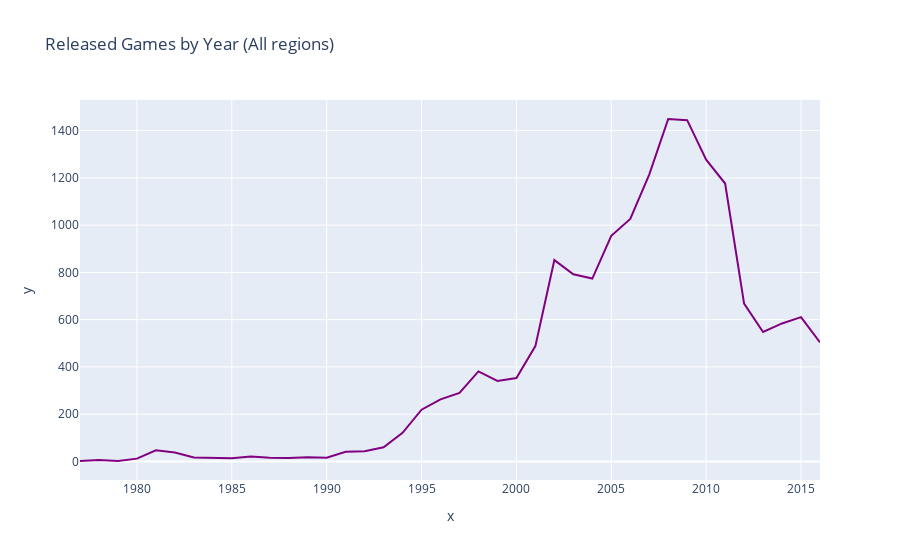

This figure's notebook cell:
### Code cell
import plotly_express as px

games_by_year_chart = px.line(df,x=games_by_year_df["year_of_release"],y=games_by_year_df["name"], color_discrete_sequence=["purple"] , title='Released Games by Year (All regions)')
games_by_year_chart

### Figure 1 — Plotly figure (JSON) as saved in the notebook; plotly's stock layout.template omitted (floating-point values rounded to 4 significant figures)
{"data": [{"hovertemplate": "x=%{x}<br>y=%{y}<extra></extra>", "legendgroup": "", "line": {"color": "purple", "dash": "solid"}, "marker": {"symbol": "circle"}, "mode": "lines", "name": "", "orientation": "v", "showlegend": false, "type": "scatter", "x": [1977, 1978, 1979, 1980, 1981, 1982, 1983, 1984, 1985, 1986, 1987, 1988, 1989, 1990, 1991, 1992, 1993, 1994, 1995, 1996, 1997, 1998, 1999, 2000, 2001, 2002, 2003, 2004, 2005, 2006, 2007, 2008, 2009, 2010, 2011, 2012, 2013, 2014, 2015, 2016], "xaxis": "x", "y": [2, 6, 2, 12, 47, 38, 17, 14, 14, 21, 16, 15, 18, 16, 41, 43, 60, 121, 219, 263, 290, 381, 341, 353, 488, 852, 792, 774, 955, 1026, 1214, 1449, 1444, 1277, 1176, 668, 548, 584, 611, 504], "yaxis": "y"}], "layout": {"legend": {"tracegroupgap": 0}, "title": {"text": "Released Games by Year (All regions)"}, "xaxis": {"anchor": "y", "domain": [0, 1], "title": {"text": "x"}}, "yaxis": {"anchor": "x", "domain": [0, 1], "title": {"text": "y"}}}}
